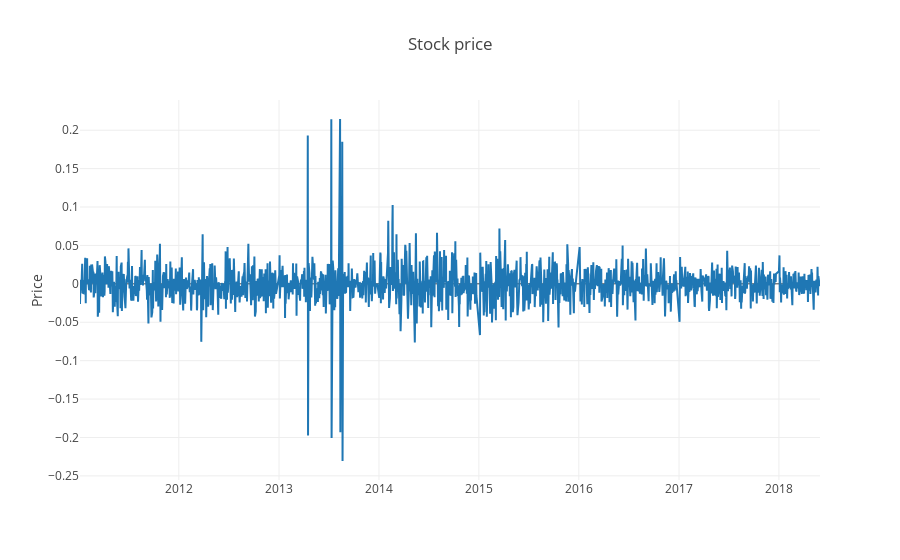

Notebook code for this chart:
### Code cell
ts = df_log_diff['Close']

rolling_stats = da.roll_stats(ts=ts, window=30)
da.plotscatter(df_log_diff)
da.tsplot(ts, lags=30)

### Figure 1 — Plotly figure (JSON) as saved in the notebook; plotly's stock layout.template omitted (floating-point values rounded to 4 significant figures; data arrays with more than 128 entries replaced by an {"elided": "..."} marker saying what was removed)
{"data": [{"name": "Close", "type": "scatter", "x": {"elided": "1832 str values"}, "y": {"elided": "1832 float values"}}], "layout": {"legend": {"orientation": "h"}, "title": "Stock price", "yaxis": {"title": "Price"}}}
